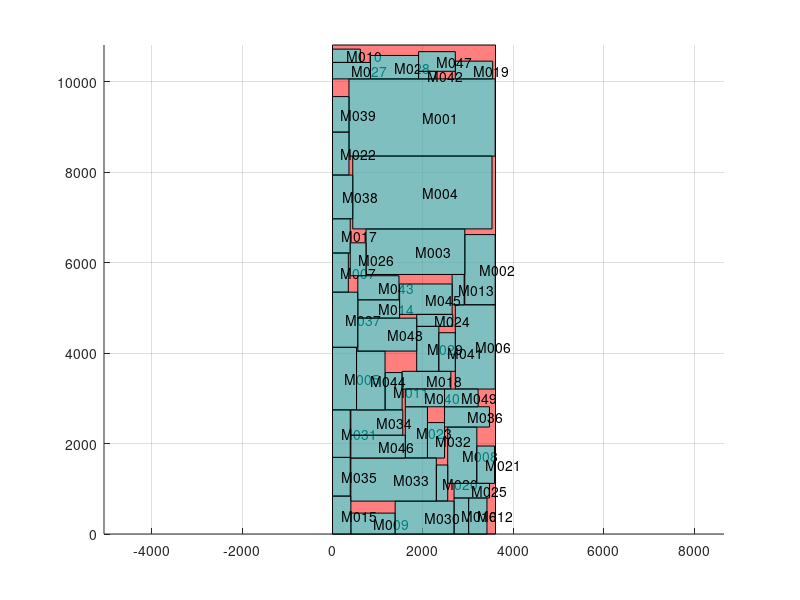

Source code (MATLAB):
axis equal;
hold on;
grid on;

block_x=[0 0 3605.09 3605.09 0 ];
block_y=[0 10815.3 10815.3 0 0 ];
fill(block_x,block_y,'r','facealpha',0.5);
block_x=[364 364 3598 3598 364 ];
block_y=[8358 10066 10066 8358 8358 ];
fill(block_x,block_y,'c','facealpha',0.5);
text(1981, 9212, 'M001');

block_x=[2926 2926 3598 3598 2926 ];
block_y=[5068 6622 6622 5068 5068 ];
fill(block_x,block_y,'c','facealpha',0.5);
text(3262, 5845, 'M002');

block_x=[742 742 2926 2926 742 ];
block_y=[5740 6748 6748 5740 5740 ];
fill(block_x,block_y,'c','facealpha',0.5);
text(1834, 6244, 'M003');

block_x=[448 448 3528 3528 448 ];
block_y=[6748 8358 8358 6748 6748 ];
fill(block_x,block_y,'c','facealpha',0.5);
text(1988, 7553, 'M004');

block_x=[0 0 532 532 0 ];
block_y=[2744 4130 4130 2744 2744 ];
fill(block_x,block_y,'c','facealpha',0.5);
text(266, 3437, 'M005');

block_x=[2716 2716 3598 3598 2716 ];
block_y=[3206 5068 5068 3206 3206 ];
fill(block_x,block_y,'c','facealpha',0.5);
text(3157, 4137, 'M006');

block_x=[0 0 350 350 0 ];
block_y=[5348 6216 6216 5348 5348 ];
fill(block_x,block_y,'c','facealpha',0.5);
text(175, 5782, 'M007');

block_x=[2548 2548 3192 3192 2548 ];
block_y=[1120 2366 2366 1120 1120 ];
fill(block_x,block_y,'c','facealpha',0.5);
text(2870, 1743, 'M008');

block_x=[406 406 1386 1386 406 ];
block_y=[0 462 462 0 0 ];
fill(block_x,block_y,'c','facealpha',0.5);
text(896, 231, 'M009');

block_x=[0 0 616 616 0 ];
block_y=[10430 10724 10724 10430 10430 ];
fill(block_x,block_y,'c','facealpha',0.5);
text(308, 10577, 'M010');

block_x=[1162 1162 1540 1540 1162 ];
block_y=[2744 3570 3570 2744 2744 ];
fill(block_x,block_y,'c','facealpha',0.5);
text(1351, 3157, 'M011');

block_x=[3010 3010 3416 3416 3010 ];
block_y=[0 798 798 0 0 ];
fill(block_x,block_y,'c','facealpha',0.5);
text(3213, 399, 'M012');

block_x=[2646 2646 2912 2912 2646 ];
block_y=[5068 5740 5740 5068 5068 ];
fill(block_x,block_y,'c','facealpha',0.5);
text(2779, 5404, 'M013');

block_x=[560 560 1484 1484 560 ];
block_y=[4774 5180 5180 4774 4774 ];
fill(block_x,block_y,'c','facealpha',0.5);
text(1022, 4977, 'M014');

block_x=[0 0 406 406 0 ];
block_y=[0 840 840 0 0 ];
fill(block_x,block_y,'c','facealpha',0.5);
text(203, 420, 'M015');

block_x=[2688 2688 3010 3010 2688 ];
block_y=[0 798 798 0 0 ];
fill(block_x,block_y,'c','facealpha',0.5);
text(2849, 399, 'M016');

block_x=[0 0 392 392 0 ];
block_y=[6216 6972 6972 6216 6216 ];
fill(block_x,block_y,'c','facealpha',0.5);
text(196, 6594, 'M017');

block_x=[1540 1540 2618 2618 1540 ];
block_y=[3206 3598 3598 3206 3206 ];
fill(block_x,block_y,'c','facealpha',0.5);
text(2079, 3402, 'M018');

block_x=[2716 2716 3542 3542 2716 ];
block_y=[10066 10458 10458 10066 10066 ];
fill(block_x,block_y,'c','facealpha',0.5);
text(3129, 10262, 'M019');

block_x=[2296 2296 2548 2548 2296 ];
block_y=[728 1526 1526 728 728 ];
fill(block_x,block_y,'c','facealpha',0.5);
text(2422, 1127, 'M020');

block_x=[3192 3192 3584 3584 3192 ];
block_y=[1120 1946 1946 1120 1120 ];
fill(block_x,block_y,'c','facealpha',0.5);
text(3388, 1533, 'M021');

block_x=[0 0 364 364 0 ];
block_y=[7938 8890 8890 7938 7938 ];
fill(block_x,block_y,'c','facealpha',0.5);
text(182, 8414, 'M022');

block_x=[1610 1610 2100 2100 1610 ];
block_y=[1680 2814 2814 1680 1680 ];
fill(block_x,block_y,'c','facealpha',0.5);
text(1855, 2247, 'M023');

block_x=[1862 1862 2660 2660 1862 ];
block_y=[4592 4858 4858 4592 4592 ];
fill(block_x,block_y,'c','facealpha',0.5);
text(2261, 4725, 'M024');

block_x=[2688 2688 3472 3472 2688 ];
block_y=[798 1120 1120 798 798 ];
fill(block_x,block_y,'c','facealpha',0.5);
text(3080, 959, 'M025');

block_x=[392 392 742 742 392 ];
block_y=[5712 6440 6440 5712 5712 ];
fill(block_x,block_y,'c','facealpha',0.5);
text(567, 6076, 'M026');

block_x=[0 0 840 840 0 ];
block_y=[10066 10430 10430 10066 10066 ];
fill(block_x,block_y,'c','facealpha',0.5);
text(420, 10248, 'M027');

block_x=[840 840 1904 1904 840 ];
block_y=[10066 10584 10584 10066 10066 ];
fill(block_x,block_y,'c','facealpha',0.5);
text(1372, 10325, 'M028');

block_x=[1862 1862 2352 2352 1862 ];
block_y=[3598 4592 4592 3598 3598 ];
fill(block_x,block_y,'c','facealpha',0.5);
text(2107, 4095, 'M029');

block_x=[1386 1386 2688 2688 1386 ];
block_y=[0 728 728 0 0 ];
fill(block_x,block_y,'c','facealpha',0.5);
text(2037, 364, 'M030');

block_x=[0 0 392 392 0 ];
block_y=[1694 2744 2744 1694 1694 ];
fill(block_x,block_y,'c','facealpha',0.5);
text(196, 2219, 'M031');

block_x=[2100 2100 2478 2478 2100 ];
block_y=[1680 2464 2464 1680 1680 ];
fill(block_x,block_y,'c','facealpha',0.5);
text(2289, 2072, 'M032');

block_x=[406 406 2296 2296 406 ];
block_y=[728 1680 1680 728 728 ];
fill(block_x,block_y,'c','facealpha',0.5);
text(1351, 1204, 'M033');

block_x=[406 406 1554 1554 406 ];
block_y=[2184 2744 2744 2184 2184 ];
fill(block_x,block_y,'c','facealpha',0.5);
text(980, 2464, 'M034');

block_x=[0 0 392 392 0 ];
block_y=[840 1694 1694 840 840 ];
fill(block_x,block_y,'c','facealpha',0.5);
text(196, 1267, 'M035');

block_x=[2478 2478 3472 3472 2478 ];
block_y=[2366 2814 2814 2366 2366 ];
fill(block_x,block_y,'c','facealpha',0.5);
text(2975, 2590, 'M036');

block_x=[0 0 560 560 0 ];
block_y=[4130 5348 5348 4130 4130 ];
fill(block_x,block_y,'c','facealpha',0.5);
text(280, 4739, 'M037');

block_x=[0 0 448 448 0 ];
block_y=[6972 7938 7938 6972 6972 ];
fill(block_x,block_y,'c','facealpha',0.5);
text(224, 7455, 'M038');

block_x=[0 0 364 364 0 ];
block_y=[8890 9674 9674 8890 8890 ];
fill(block_x,block_y,'c','facealpha',0.5);
text(182, 9282, 'M039');

block_x=[1610 1610 2478 2478 1610 ];
block_y=[2814 3206 3206 2814 2814 ];
fill(block_x,block_y,'c','facealpha',0.5);
text(2044, 3010, 'M040');

block_x=[2352 2352 2716 2716 2352 ];
block_y=[3598 4452 4452 3598 3598 ];
fill(block_x,block_y,'c','facealpha',0.5);
text(2534, 4025, 'M041');

block_x=[1904 1904 2282 2282 1904 ];
block_y=[10066 10234 10234 10066 10066 ];
fill(block_x,block_y,'c','facealpha',0.5);
text(2093, 10150, 'M042');

block_x=[560 560 1470 1470 560 ];
block_y=[5180 5712 5712 5180 5180 ];
fill(block_x,block_y,'c','facealpha',0.5);
text(1015, 5446, 'M043');

block_x=[532 532 1162 1162 532 ];
block_y=[2744 4046 4046 2744 2744 ];
fill(block_x,block_y,'c','facealpha',0.5);
text(847, 3395, 'M044');

block_x=[1484 1484 2646 2646 1484 ];
block_y=[4858 5530 5530 4858 4858 ];
fill(block_x,block_y,'c','facealpha',0.5);
text(2065, 5194, 'M045');

block_x=[406 406 1610 1610 406 ];
block_y=[1680 2184 2184 1680 1680 ];
fill(block_x,block_y,'c','facealpha',0.5);
text(1008, 1932, 'M046');

block_x=[1904 1904 2716 2716 1904 ];
block_y=[10234 10668 10668 10234 10234 ];
fill(block_x,block_y,'c','facealpha',0.5);
text(2310, 10451, 'M047');

block_x=[560 560 1862 1862 560 ];
block_y=[4046 4774 4774 4046 4046 ];
fill(block_x,block_y,'c','facealpha',0.5);
text(1211, 4410, 'M048');

block_x=[2478 2478 3220 3220 2478 ];
block_y=[2814 3206 3206 2814 2814 ];
fill(block_x,block_y,'c','facealpha',0.5);
text(2849, 3010, 'M049');

